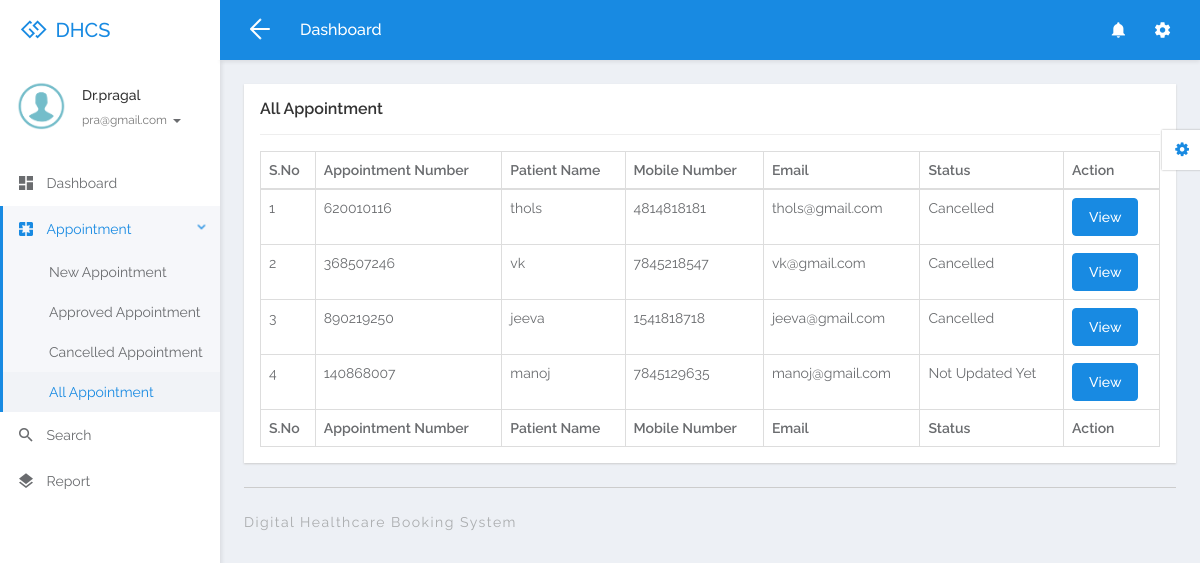
/doctor/all-appointment.php (signed in), run on the app's committed database.
### tables this page shows
CREATE TABLE `tbldoctor` (
  `ID` int(5) NOT NULL,
  `FullName` varchar(250) DEFAULT NULL,
  `MobileNumber` bigint(10) DEFAULT NULL,
  `Email` varchar(250) DEFAULT NULL,
  `Specialization` varchar(250) DEFAULT NULL,
  `Password` varchar(259) DEFAULT NULL,
  `CreationDate` timestamp NULL DEFAULT current_timestamp()
);

CREATE TABLE `tblappointment` (
  `ID` int(10) NOT NULL,
  `AppointmentNumber` int(10) DEFAULT NULL,
  `Name` varchar(250) DEFAULT NULL,
  `MobileNumber` bigint(20) DEFAULT NULL,
  `Email` varchar(250) DEFAULT NULL,
  `AppointmentDate` date DEFAULT NULL,
  `AppointmentTime` time DEFAULT NULL,
  `Specialization` varchar(250) DEFAULT NULL,
  `Doctor` int(10) DEFAULT NULL,
  `Message` mediumtext DEFAULT NULL,
  `ApplyDate` timestamp NULL DEFAULT current_timestamp(),
  `Remark` varchar(250) DEFAULT NULL,
  `Status` varchar(250) DEFAULT NULL,
  `UpdationDate` timestamp NULL DEFAULT NULL ON UPDATE current_timestamp()
);

### doctor/all-appointment.php (the view, shortened to what this page needs)
<?php
include('includes/dbconnection.php');
if (strlen($_SESSION['damsid']==0)) {
  header('location:logout.php');
  } else{
  ?>
<!DOCTYPE html>
<html lang="en">
<head>
	<link rel="stylesheet" href="libs/bower/font-awesome/css/font-awesome.min.css">
	<link rel="stylesheet" href="libs/bower/material-design-iconic-font/dist/css/material-design-iconic-font.css">
	<link rel="stylesheet" href="libs/bower/animate.css/animate.min.css">
	<link rel="stylesheet" href="libs/bower/fullcalendar/dist/fullcalendar.min.css">
	<link rel="stylesheet" href="libs/bower/perfect-scrollbar/css/perfect-scrollbar.css">
	<link rel="stylesheet" href="assets/css/bootstrap.css">
	<link rel="stylesheet" href="assets/css/core.css">
	<link rel="stylesheet" href="assets/css/app.css">
</head>
<body class="menubar-left menubar-unfold menubar-light theme-primary">
<?php include_once('includes/header.php');?>
<?php include_once('includes/sidebar.php');?>
<main id="app-main" class="app-main">
  <div class="wrap">
	<section class="app-content">
		<div class="row">
			<div class="col-md-12">
				<div class="widget">
					<header class="widget-header">
						<h4 class="widget-title">All Appointment</h4>
					</header>
					<hr class="widget-separator">
					<div class="widget-body">
						<div class="table-responsive">
							<table class="table table-bordered table-hover js-basic-example dataTable table-custom">
								<thead>
									<tr>
										<th>S.No</th>
										<th>Appointment Number</th>
										<th>Patient Name</th>
										<th>Mobile Number</th>
										<th>Email</th>
									<th>Status</th>
										<th>Action</th>
									</tr>
								</thead>
								<tbody>
                  <?php
              $docid=$_SESSION['damsid'];
$sql="SELECT * from  tblappointment where Doctor=:docid";
$query = $dbh -> prepare($sql);
$query-> bindParam(':docid', $docid, PDO::PARAM_STR);
$query->execute();
$results=$query->fetchAll(PDO::FETCH_OBJ);
$cnt=1;
if($query->rowCount() > 0)
{
foreach($results as $row)
{               ?>
									<tr>
										<td><?php echo htmlentities($cnt);?></td>
										<td><?php  echo htmlentities($row->AppointmentNumber);?></td>
										<td><?php  echo htmlentities($row->Name);?></td>
										<td><?php  echo htmlentities($row->MobileNumber);?></td>
										<td><?php  echo htmlentities($row->Email);?></td>
                                        <?php if($row->Status==""){ ?>
                     <td><?php echo "Not Updated Yet"; ?></td>
<?php } else { ?>                  <td><?php  echo htmlentities($row->Status);?>
                  </td>
                  <?php } ?>
										<td><a href="view-appointment-detail.php?editid=<?php echo htmlentities ($row->ID);?>&&aptid=<?php echo htmlentities ($row->AppointmentNumber);?>" class="btn btn-primary">View</a></td>
									</tr>
								 <?php $cnt=$cnt+1;}} ?>
								</tbody>
                  <tfoot>
                  <tr>
                  <th>S.No</th>
										<th>Appointment Number</th>
										<th>Patient Name</th>
										<th>Mobile Number</th>
										<th>Email</th>
										<th>Status</th>
										<th>Action</th>
                  </tr>
                </tfoot>
							</table>
						</div>
					</div>
				</div>
			</div>
		</div>
	</section>
</div>
  <?php include_once('includes/footer.php');?>
</main>
<?php include_once('includes/customizer.php');?>
</body>
</html>
<?php }  ?>

### doctor/includes/sidebar.php (shortened to what this page needs)
<aside id="menubar" class="menubar light">
  <div class="app-user">
    <div class="media">
      <div class="media-left">
        <div class="avatar avatar-md avatar-circle">
          <a href="javascript:void(0)"><img class="img-responsive" src="assets/images/images.png" alt="avatar"/></a>
        </div>
      </div>
      <div class="media-body">
        <div class="foldable">
          <?php
          $eid = $_SESSION['damsid'];
          $sql = 'SELECT FullName,Email from  tbldoctor where ID=:eid';
          $query = $dbh->prepare($sql);
          $query->bindParam(':eid', $eid, PDO::PARAM_STR);
          $query->execute();
          $results = $query->fetchAll(PDO::FETCH_OBJ);
          foreach ($results as $row) {
            $email = $row->Email;
            $fname = $row->FullName;
          }
          ?>
          <h5><a href="javascript:void(0)" class="username"><?php echo $fname; ?></a></h5>
          <ul>
            <li class="dropdown">
              <a href="javascript:void(0)" class="dropdown-toggle usertitle" data-toggle="dropdown" aria-haspopup="true" aria-expanded="false">
                <small><?php echo $email; ?></small>
                <span class="caret"></span>
              </a>
            </li>
          </ul>
        </div>
      </div>
    </div>
  </div>
  <div class="menubar-scroll">
    <div class="menubar-scroll-inner">
      <ul class="app-menu">
        <li class="has-submenu">
          <a href="dashboard.php">
            <i class="menu-icon zmdi zmdi-view-dashboard zmdi-hc-lg"></i>
            <span class="menu-text">Dashboard</span>
          </a>
        </li>
       <li class="has-submenu">
          <a href="javascript:void(0)" class="submenu-toggle">
            <i class="menu-icon zmdi zmdi-pages zmdi-hc-lg"></i>
            <span class="menu-text">Appointment</span>
            <i class="menu-caret zmdi zmdi-hc-sm zmdi-chevron-right"></i>
          </a>
          <ul class="submenu">
            <li><a href="new-appointment.php"><span class="menu-text">New Appointment</span></a></li>
            <li><a href="approved-appointment.php"><span class="menu-text">Approved Appointment</span></a></li>
            <li><a href="cancelled-appointment.php"><span class="menu-text">Cancelled Appointment</span></a></li>
            <li><a href="all-appointment.php"><span class="menu-text">All Appointment</span></a></li>
          </ul>
        </li>
        <li>
          <a href="search.php">
            <i class="menu-icon zmdi zmdi-search zmdi-hc-lg"></i>
            <span class="menu-text">Search</span>
          </a>
        </li>
        <li>
          <a href="appointment-bwdates.php">
            <i class="menu-icon zmdi zmdi-layers zmdi-hc-lg"></i>
            <span class="menu-text">Report</span>
          </a>
        </li>
      </ul>
    </div>
  </div>
</aside>

### data on the page
tbldoctor: FullName "Dr.pragal", Email "pra@gmail.com"
tblappointment: AppointmentNumber "620010116", Name "thols", MobileNumber "4814818181", Email "thols@gmail.com", Status "Cancelled"
tblappointment: AppointmentNumber "368507246", Name "vk", MobileNumber "7845218547", Email "vk@gmail.com", Status "Cancelled"
tblappointment: AppointmentNumber "890219250", Name "jeeva", MobileNumber "1541818718", Email "jeeva@gmail.com", Status "Cancelled"
tblappointment: AppointmentNumber "140868007", Name "manoj", MobileNumber "7845129635", Email "manoj@gmail.com", shows "Not Updated Yet"
